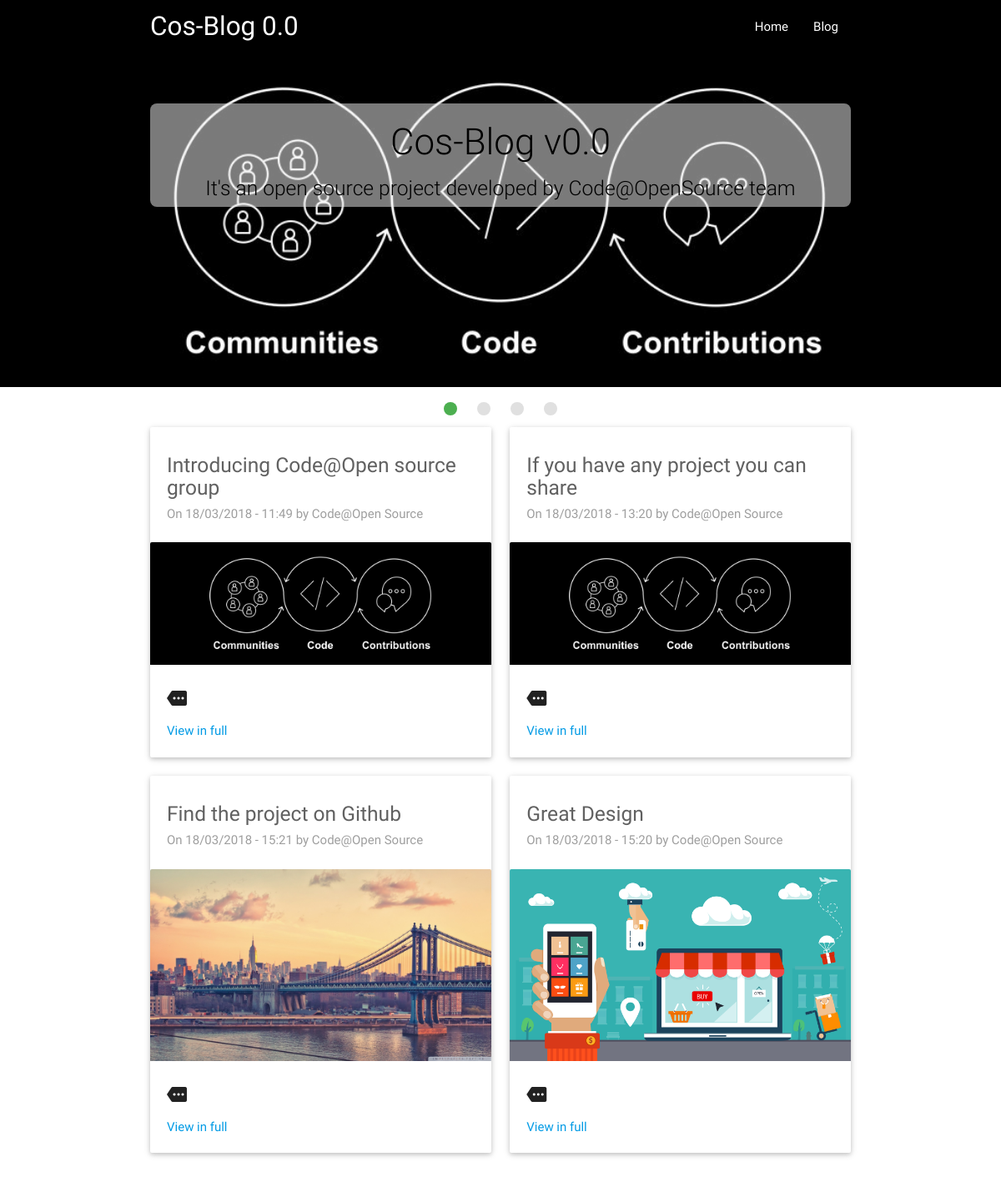
The page / on the database its author committed.
### tables this page shows
CREATE TABLE `posts` (
  `id` int(11) NOT NULL,
  `title` varchar(255) NOT NULL,
  `content` text NOT NULL,
  `writer` varchar(255) NOT NULL,
  `image` varchar(255) NOT NULL DEFAULT 'default.jpg',
  `date` datetime NOT NULL,
  `posted` tinyint(1) NOT NULL DEFAULT '0'
);

### functions/home.func.php (called while the page is built)
<?php
function get_posts(){
    global $db;
    $req = $db->query(" SELECT  posts.id,
                posts.title,
                posts.image,
                posts.date,
                posts.content,
                admins.name
        FROM posts
        JOIN admins
        ON posts.writer=admins.email
        WHERE posted='1'
        ORDER BY id DESC
        LIMIT 0,8
    ");
    $results = array();
    while($rows = $req->fetchObject()){
        $results[] = $rows;
    }
    return $results;
}

### pages/home.php (the view, shortened to what this page needs)
 <div class="slider">
    <ul class="slides">
      <li>
        <img src="img/code.jpg">
        <div class="caption center-align custom_cos_2">
          <h3 class="light black-text ">Cos-Blog v0.0</h3>
          <h5 class="light black-text ">It's an open source project developed by Code@OpenSource team </h5>
        </div>
      </li>
    </ul>
  </div>
<div class="container">
<div class="row">
<?php
$posts = get_posts();
foreach($posts as $post){
    ?>
        <div class="col l6 m8 s12">
            <div class="card">
                <div class="card-content">
                    <h5 class="grey-text text-darken-2"><?php echo $post->title ; ?></h5>
                    <h6 class="grey-text">On <?php echo date("d/m/Y - H:i ",strtotime($post->date)); ?> by <?php echo $post->name; ?></h6>
                </div>
                <div class="card-image waves-effect waves-block waves-light">
                    <img src="img/posts/<?php echo $post->image;  ?>" class="activator" alt="<?php echo $post->title;  ?>"/>
                </div>
                <div class="card-content">
                    <span class="card-title activator grey-text text-darken-4"><i class="material-icons">more vert</i></span>
                    <p><a href="index.php?page=post&id=<?php echo $post->id; ?>">View in full</a></p>
                </div>
            </div>
        </div>
    <?php
}
?>
</div>

### index.php (shortened to what this page needs)
<?php
    $pages = scandir('pages/');
    if(isset($_GET['page']) && !empty($_GET['page'])){
        if(in_array($_GET['page'].'.php',$pages)){
            $page = $_GET['page'];
        }else{
            $page = "error";
        }
    }else{
        $page = "home";
    }
?>
<!DOCTYPE html>
<html>
    <head>
        <link type="text/css" rel="stylesheet" href="css/materialize.css"  media="screen,projection"/>
    </head>
    <body>
        <?php
            include "body/topbar.php";
        ?>
            <?php
                include 'pages/'.$page.'.php';
            ?>
        </div>
    </body>
</html>

### body/topbar.php (shortened to what this page needs)
<nav class="black">
    <div class="container">
        <div class="nav-wrapper">
            <a href="index.php?page=home" class="brand-logo">Cos-Blog 0.0</a>
            <ul class="right hide-on-med-and-down">
                <li class="<?php echo ($page=="home")?"active" : ""; ?>"><a href="index.php?page=home">Home</a></li>
                <li class="<?php echo ($page=="blog")?"active" : ""; ?>"><a href="index.php?page=blog">Blog</a></li>
            </ul>
        </div>
    </div>
</nav>

### index.php (style rules this page uses)
.custom_cos_2 { background-color:rgba(244,244,244,0.5); border-radius:8px; color: black; }

### rows shown on the page
posts: title "Introducing Code@Open source group", date "18/03/2018 - 11:49", admins.name "Code@Open Source", image (picture)
posts: title "If you have any project you can share", date "18/03/2018 - 13:20", admins.name "Code@Open Source", image (placeholder picture)
posts: title "Find the project on Github", date "18/03/2018 - 15:21", admins.name "Code@Open Source", image (picture)
posts: title "Great Design", date "18/03/2018 - 15:20", admins.name "Code@Open Source", image (picture)
